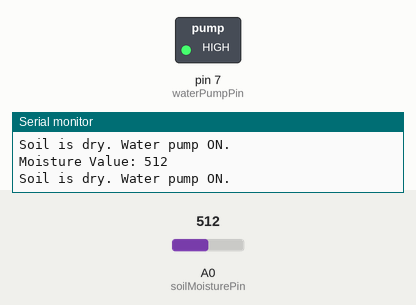
The sketch below on a simulated Arduino Uno, built with avr-gcc and run on an emulated ATmega328P. On the bench: switched loads named in the sketch (green lamp = pin HIGH), the last lines printed to the serial monitor. Inputs (shaded band) come from the test bench; at power-on: A0 (soilMoisturePin) = 512.

Above: at 1.8 s.
1.9 s: A0 (soilMoisturePin) set to 588
3.4 s: A0 (soilMoisturePin) set to 613
At 5.1 s:
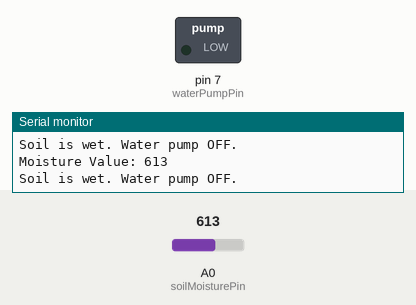
5.5 s: A0 (soilMoisturePin) set to 590
At 6.6 s:
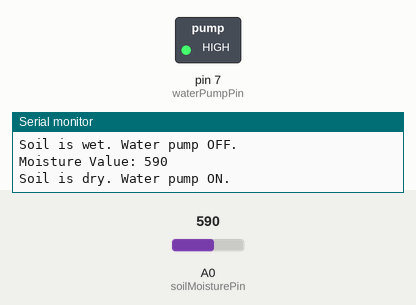
7.5 s: A0 (soilMoisturePin) set to 610
At 9.4 s:
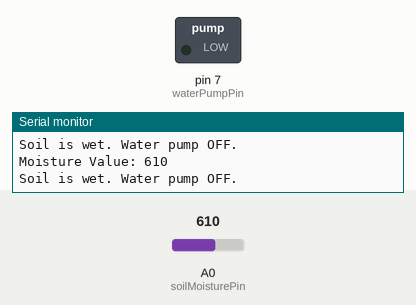
Timing chart, 0 to 10.5 s (numbered marks = the images above; inputs shaded):
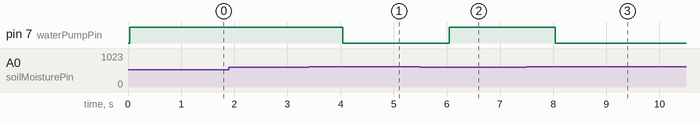

Measured:
- the behaviour switches between 599 and 600 on A0 (soilMoisturePin) (found by bisection; images 0 and 1)
- after the input at 3.4 s, pin 7 (waterPumpPin): HIGH → LOW after 0.64 s
- after the input at 5.5 s, pin 7 (waterPumpPin): LOW → HIGH after 0.54 s
- after the input at 7.5 s, pin 7 (waterPumpPin): HIGH → LOW after 0.54 s

The sketch:

SoilMoistureSystem.ino
```cpp
const int soilMoisturePin = A0;    // Analog input from soil moisture sensor
const int waterPumpPin = 7;        // Digital output to relay controlling pump
int threshold = 600;               // Adjust this value for your sensor

void setup() {
  pinMode(waterPumpPin, OUTPUT);
  Serial.begin(9600);
  // Start with pump OFF
  digitalWrite(waterPumpPin, LOW);
  Serial.println("Soil moisture system with auto pump initialized.");
}

void loop() {
  int moistureValue = analogRead(soilMoisturePin);

  Serial.print("Moisture Value: ");
  Serial.println(moistureValue);

  if (moistureValue < threshold) {
    Serial.println("Soil is dry. Water pump ON.");
    digitalWrite(waterPumpPin, HIGH);  // Turn ON water pump (relay active)
  } else {
    Serial.println("Soil is wet. Water pump OFF.");
    digitalWrite(waterPumpPin, LOW);   // Turn OFF water pump
  }
  delay(1000);
}
```
